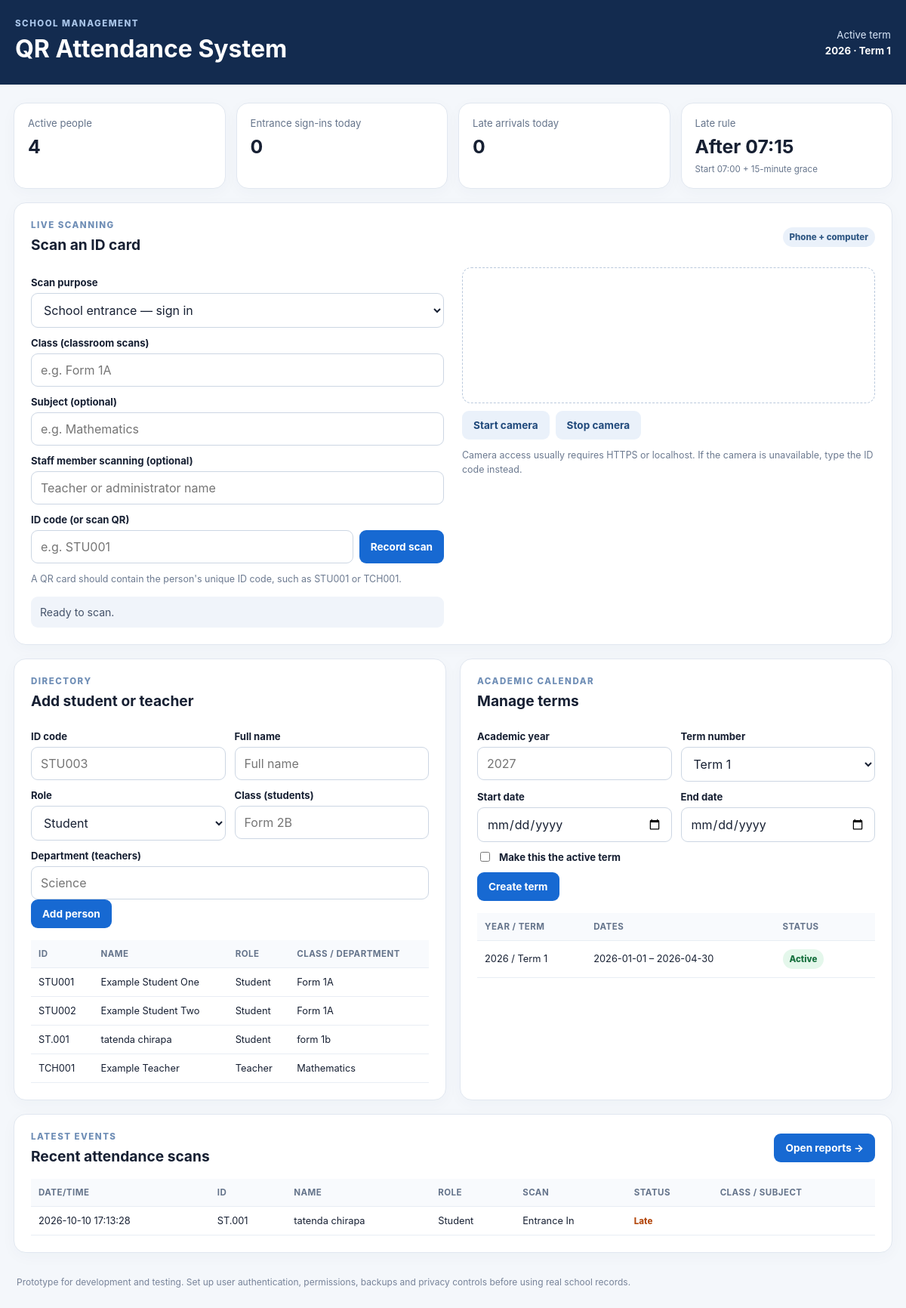
The page / on the database its author committed.
### tables this page shows
CREATE TABLE terms (
            id INTEGER PRIMARY KEY AUTOINCREMENT,
            academic_year TEXT NOT NULL,
            term_number INTEGER NOT NULL CHECK(term_number BETWEEN 1 AND 3),
            start_date TEXT,
            end_date TEXT,
            active INTEGER NOT NULL DEFAULT 0,
            UNIQUE(academic_year, term_number)
        );

CREATE TABLE people (
            id INTEGER PRIMARY KEY AUTOINCREMENT,
            person_code TEXT NOT NULL UNIQUE,
            full_name TEXT NOT NULL,
            role TEXT NOT NULL CHECK(role IN ('student','teacher')),
            class_name TEXT,
            department TEXT,
            active INTEGER NOT NULL DEFAULT 1
        );

CREATE TABLE scan_events (
            id INTEGER PRIMARY KEY AUTOINCREMENT,
            person_id INTEGER NOT NULL REFERENCES people(id),
            term_id INTEGER NOT NULL REFERENCES terms(id),
            scan_type TEXT NOT NULL CHECK(scan_type IN ('entrance_in','entrance_out','classroom')),
            scanned_at TEXT NOT NULL,
            class_name TEXT,
            subject TEXT,
            scanned_by TEXT,
            status TEXT NOT NULL,
            note TEXT
        );

### app.py (the view)
@app.route("/")
def index():
    with connect_db() as db:
        term = active_term(db)
        people_count = db.execute("SELECT COUNT(*) FROM people WHERE active=1").fetchone()[0]
        today = date.today().isoformat()
        entrance_count = db.execute("""
            SELECT COUNT(DISTINCT person_id) FROM scan_events
            WHERE term_id=? AND scan_type='entrance_in' AND substr(scanned_at,1,10)=?
        """, (term["id"], today)).fetchone()[0]
        late_count = db.execute("""
            SELECT COUNT(*) FROM scan_events
            WHERE term_id=? AND scan_type='entrance_in' AND status='late'
            AND substr(scanned_at,1,10)=?
        """, (term["id"], today)).fetchone()[0]
        recent = db.execute("""
            SELECT s.*, p.person_code, p.full_name, p.role
            FROM scan_events s JOIN people p ON p.id=s.person_id
            WHERE s.term_id=? ORDER BY s.id DESC LIMIT 12
        """, (term["id"],)).fetchall()
        people = db.execute("SELECT * FROM people WHERE active=1 ORDER BY role, full_name").fetchall()
        terms = db.execute("SELECT * FROM terms ORDER BY academic_year DESC, term_number DESC").fetchall()
    return render_template("index.html", term=term, people_count=people_count,
                           entrance_count=entrance_count, late_count=late_count,
                           recent=recent, people=people, terms=terms,
                           start=SCHOOL_START, grace=GRACE_MINUTES)

### app.py (called while the page is built)
def connect_db():
    conn = sqlite3.connect(DB_PATH)
    conn.row_factory = sqlite3.Row
    conn.execute("PRAGMA foreign_keys = ON")
    return conn

def active_term(db):
    row = db.execute("""
        SELECT * FROM terms WHERE active=1
        ORDER BY academic_year DESC, term_number DESC LIMIT 1
    """).fetchone()
    if not row:
        raise ValueError("No active term. Create or activate a term first.")
    return row

### templates/index.html (shortened to what this page needs)
<!doctype html>
<html lang="en">
<head>
  <link rel="stylesheet" href="{{ url_for('static', filename='style.css') }}">
</head>
<body>
<header class="topbar">
  <div><p class="eyebrow">SCHOOL MANAGEMENT</p><h1>QR Attendance System</h1></div>
  <div class="active-term">Active term<br><strong>{{ term.academic_year }} · Term {{ term.term_number }}</strong></div>
</header>
<main class="container">
  <section class="stats">
    <article class="stat"><span>Active people</span><strong>{{ people_count }}</strong></article>
    <article class="stat"><span>Entrance sign-ins today</span><strong>{{ entrance_count }}</strong></article>
    <article class="stat"><span>Late arrivals today</span><strong>{{ late_count }}</strong></article>
    <article class="stat"><span>Late rule</span><strong>After 07:15</strong><small>Start 07:00 + 15-minute grace</small></article>
  </section>
  <section class="panel">
    <div class="section-heading"><div><p class="eyebrow">LIVE SCANNING</p><h2>Scan an ID card</h2></div><span class="pill">Phone + computer</span></div>
    <div class="scan-grid">
      <div>
        <label for="scan-type">Scan purpose</label>
        <select id="scan-type">
          <option value="entrance_in">School entrance — sign in</option>
        </select>
        <label for="class-name">Class (classroom scans)</label>
        <input id="class-name" placeholder="e.g. Form 1A">
        <label for="subject">Subject (optional)</label>
        <input id="subject" placeholder="e.g. Mathematics">
        <label for="scanner-name">Staff member scanning (optional)</label>
        <input id="scanner-name" placeholder="Teacher or administrator name">
        <label for="person-code">ID code (or scan QR)</label>
        <div class="inline-input"><input id="person-code" placeholder="e.g. STU001" autocomplete="off"><button id="submit-scan">Record scan</button></div>
        <p class="hint">A QR card should contain the person's unique ID code, such as STU001 or TCH001.</p>
        <div id="scan-result" class="result" aria-live="polite">Ready to scan.</div>
      </div>
      <div>
        <div id="reader"></div>
        <div class="button-row"><button id="start-camera" class="secondary">Start camera</button><button id="stop-camera" class="secondary">Stop camera</button></div>
        <p class="hint">Camera access usually requires HTTPS or localhost. If the camera is unavailable, type the ID code instead.</p>
      </div>
    </div>
  </section>
  <div class="two-col">
    <section class="panel">
      <p class="eyebrow">DIRECTORY</p><h2>Add student or teacher</h2>
      <form method="post" action="{{ url_for('add_person') }}" class="form-grid">
        <div><label>ID code</label><input name="person_code" required placeholder="STU003"></div>
        <div><label>Full name</label><input name="full_name" required placeholder="Full name"></div>
        <div><label>Role</label><select name="role" id="person-role"><option value="student">Student</option><option value="teacher">Teacher</option></select></div>
        <div><label>Class (students)</label><input name="class_name" placeholder="Form 2B"></div>
        <div class="wide"><label>Department (teachers)</label><input name="department" placeholder="Science"></div>
        <div class="wide"><button type="submit">Add person</button></div>
      </form>
      <div class="table-wrap"><table><thead><tr><th>ID</th><th>Name</th><th>Role</th><th>Class / department</th></tr></thead><tbody>
      {% for p in people %}<tr><td>{{ p.person_code }}</td><td>{{ p.full_name }}</td><td>{{ p.role|title }}</td><td>{{ p.class_name or p.department or "—" }}</td></tr>{% endfor %}
      </tbody></table></div>
    </section>
    <section class="panel">
      <p class="eyebrow">ACADEMIC CALENDAR</p><h2>Manage terms</h2>
      <form method="post" action="{{ url_for('add_term') }}" class="form-grid">
        <div><label>Academic year</label><input name="academic_year" required placeholder="2027"></div>
        <div><label>Term number</label><select name="term_number"><option value="1">Term 1</option><option value="2">Term 2</option><option value="3">Term 3</option></select></div>
        <div><label>Start date</label><input type="date" name="start_date"></div>
        <div><label>End date</label><input type="date" name="end_date"></div>
        <div class="wide checkbox-line"><input type="checkbox" name="activate" value="yes" id="activate"><label for="activate">Make this the active term</label></div>
        <div class="wide"><button type="submit">Create term</button></div>
      </form>
      <div class="table-wrap"><table><thead><tr><th>Year / term</th><th>Dates</th><th>Status</th><th></th></tr></thead><tbody>
      {% for t in terms %}<tr><td>{{ t.academic_year }} / Term {{ t.term_number }}</td><td>{{ t.start_date or "—" }} – {{ t.end_date or "—" }}</td><td>{% if t.active %}<span class="pill green">Active</span>{% else %}Inactive{% endif %}</td><td></td></tr>{% endfor %}
      </tbody></table></div>
    </section>
  </div>
  <section class="panel">
    <div class="section-heading"><div><p class="eyebrow">LATEST EVENTS</p><h2>Recent attendance scans</h2></div><a class="button-link" href="{{ url_for('reports') }}">Open reports →</a></div>
    <div class="table-wrap"><table><thead><tr><th>Date/time</th><th>ID</th><th>Name</th><th>Role</th><th>Scan</th><th>Status</th><th>Class / subject</th></tr></thead><tbody>
    {% for s in recent %}<tr><td>{{ s.scanned_at.replace("T", " ") }}</td><td>{{ s.person_code }}</td><td>{{ s.full_name }}</td><td>{{ s.role|title }}</td><td>{{ s.scan_type.replace("_", " ")|title }}</td><td><span class="status {{ s.status }}">{{ s.status.replace("_", " ")|title }}</span></td><td>{{ s.class_name or "" }}{% if s.subject %} · {{ s.subject }}{% endif %}</td></tr>{% else %}<tr><td colspan="7">No scans recorded for this term yet.</td></tr>{% endfor %}
    </tbody></table></div>
  </section>
  <footer>Prototype for development and testing. Set up user authentication, permissions, backups and privacy controls before using real school records.</footer>
</main>
</body>
</html>

### static/style.css (style rules this page uses)
:root { font-family:Inter,ui-sans-serif,system-ui,-apple-system,BlinkMacSystemFont,"Segoe UI",sans-serif;color:#172033;background:#f4f7fb;font-synthesis:none }
* { box-sizing:border-box }
body { margin:0 }
.topbar { background:#132b4f;color:#fff;padding:24px max(20px,calc((100% - 1200px)/2));display:flex;align-items:center;justify-content:space-between;gap:20px }
.topbar h1 { font-size:clamp(1.4rem,3vw,2rem);margin:4px 0 }
.eyebrow { font-size:.72rem;letter-spacing:.13em;font-weight:800;color:#6f8eb6;margin:0 0 7px }
.topbar .eyebrow { color:#a9c5e9 }
.active-term { font-size:.83rem;color:#d9e7f9;text-align:right }
.active-term strong { display:inline-block;margin-top:5px;color:white }
.container { max-width:1200px;margin:24px auto;padding:0 18px }
.stats { display:grid;grid-template-columns:repeat(4,minmax(0,1fr));gap:14px;margin-bottom:18px }
.stat,.panel { background:white;border:1px solid #e1e7f0;border-radius:16px;box-shadow:0 5px 20px #203b5d08 }
.stat { padding:18px }
.stat span,.stat small { display:block;color:#65748b;font-size:.82rem }
.stat strong { display:block;font-size:1.55rem;margin:8px 0 }
.stat small { font-size:.72rem }
.panel { padding:22px;margin-bottom:18px;min-width:0 }
.panel h2 { font-size:1.2rem;margin:0 0 15px }
.section-heading { display:flex;align-items:center;justify-content:space-between;gap:12px;margin-bottom:18px }
.section-heading h2 { margin:0 }
.scan-grid { display:grid;grid-template-columns:1fr 1fr;gap:24px }
label { display:block;font-size:.82rem;font-weight:700;margin:12px 0 6px }
input,select { font:inherit;width:100%;border:1px solid #ccd6e3;border-radius:9px;padding:11px 12px;background:white;color:#172033;min-width:0 }
button,.button-link { display:inline-flex;align-items:center;justify-content:center;gap:6px;background:#1769d2;color:white;border:0;border-radius:9px;padding:11px 15px;font:inherit;font-size:.85rem;font-weight:750;text-decoration:none;cursor:pointer }
button.secondary { background:#eaf1fa;color:#214a7c }
.inline-input { display:flex;gap:8px }
.inline-input input { flex:1 }
.inline-input button { white-space:nowrap }
.hint { font-size:.78rem;color:#6c7a90;line-height:1.5 }
.result { padding:12px;border-radius:9px;background:#f0f4fa;color:#45536a;font-size:.88rem;margin-top:12px }
.two-col { display:grid;grid-template-columns:1fr 1fr;gap:18px }
.form-grid { display:grid;grid-template-columns:1fr 1fr;gap:0 12px }
.wide { grid-column:1/-1 }
.checkbox-line { display:flex;align-items:center;gap:9px }
.checkbox-line input { width:auto }
.checkbox-line label { margin:12px 0 }
.table-wrap { width:100%;overflow-x:auto;margin-top:16px }
table { border-collapse:collapse;width:100%;font-size:.8rem;white-space:nowrap }
th,td { text-align:left;padding:11px 10px;border-bottom:1px solid #e8edf4 }
th { color:#65748b;font-size:.72rem;text-transform:uppercase;letter-spacing:.04em;background:#f8fafd }
.pill { display:inline-block;padding:6px 9px;border-radius:999px;background:#eaf1fa;color:#315985;font-size:.72rem;font-weight:800 }
.pill.green { background:#e4f7eb;color:#17703e }
.status { font-size:.72rem;font-weight:800 }
.status.late { color:#b44a10 }
.button-row { display:flex;gap:8px;margin-top:10px }
#reader { width:100%;min-height:180px;border:1px dashed #bac9dc;border-radius:12px;overflow:hidden }
footer { padding:12px 4px 28px;color:#778399;font-size:.75rem;line-height:1.5 }

### rows shown on the page
terms: academic_year "2026", term_number "1", start_date "2026-01-01", end_date "2026-04-30", active "Active"
people: person_code "STU001", full_name "Example Student One", role "Student", class_name "Form 1A"
people: person_code "STU002", full_name "Example Student Two", role "Student", class_name "Form 1A"
people: person_code "ST.001", full_name "tatenda chirapa", role "Student", class_name "form 1b"
people: person_code "TCH001", full_name "Example Teacher", role "Teacher", department "Mathematics"
scan_events: scanned_at.replace "2026-10-10 17:13:28", person_code "ST.001", full_name "tatenda chirapa", role "Student", scan_type.replace "Entrance In", status.replace "Late"

### other values the page prints
{{ people_count }} "4"
{{ entrance_count }} "0"
{{ late_count }} "0"
